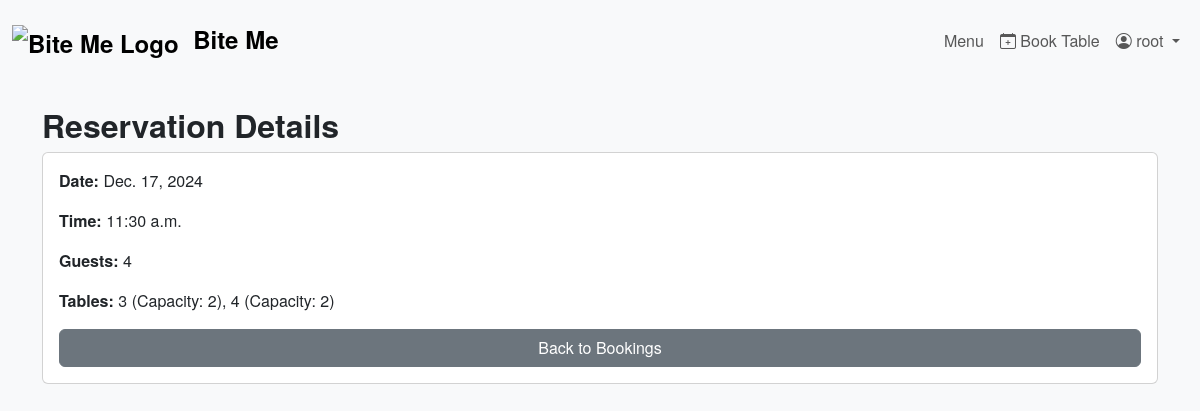
The app's page /booking/2/ (signed in) with its own data.
### booking/models.py (models this page shows, shortened)
class Reservation(models.Model):
    user = models.ForeignKey(User, on_delete=models.CASCADE, related_name='reservations')
    date = models.DateField()
    time = models.TimeField()
    guests = models.IntegerField()
    tables = models.ManyToManyField(Table, related_name='reservations', blank=True)
    created_at = models.DateTimeField(default=timezone.now)
    canceled = models.BooleanField(default=False)

class Table(models.Model):
    number = models.CharField(max_length=5, unique=True)
    capacity = models.IntegerField()

### booking/views.py (the view)
# urls.py: path('booking/<int:pk>/', booking_detail_view, name='booking_detail'),
@login_required
def booking_detail_view(request, pk):
    reservation = get_object_or_404(Reservation, pk=pk, user=request.user)
    return render(request, 'booking/booking_detail.html', {'reservation': reservation})

### booking/templates/booking/booking_detail.html
{% extends 'booking/base.html' %}
{% block content %}
<h2>Reservation Details</h2>
<div class="card p-3">
    <p><strong>Date:</strong> {{ reservation.date }}</p>
    <p><strong>Time:</strong> {{ reservation.time }}</p>
    <p><strong>Guests:</strong> {{ reservation.guests }}</p>
    <p><strong>Tables:</strong>
        {% for table in reservation.tables.all %}
            {{ table.number }} (Capacity: {{ table.capacity }}){% if not forloop.last %}, {% endif %}
        {% endfor %}
    </p>
    <a href="{% url 'my_bookings' %}" class="btn btn-secondary">Back to Bookings</a>
</div>
{% endblock %}

### booking/templates/booking/base.html (shortened to what this page needs)
{% load static %}
<!DOCTYPE html>
<html lang="en">
<head>
    <link rel="stylesheet" href="https://cdn.jsdelivr.net/npm/bootstrap@5.3.0/dist/css/bootstrap.min.css">
    <link rel="stylesheet" href="{% static 'css/style.css' %}">
    <link rel="stylesheet" href="https://cdn.jsdelivr.net/npm/bootstrap-icons@1.11.3/font/bootstrap-icons.min.css">
</head>
<body>
<nav class="navbar navbar-expand-lg navbar-light bg-light py-3">
    <div class="container-fluid">
        <a class="navbar-brand fs-4 fw-bold" href="{% url 'index' %}">
            <img src="{% static 'img/logo.png' %}" alt="Bite Me Logo" height="40" class="me-2">
            Bite Me
        </a>
        <div class="collapse navbar-collapse justify-content-end" id="navbarNav">
            <ul class="navbar-nav align-items-center">
                <li class="nav-item"><a class="nav-link" href="{% url 'menu' %}">Menu</a></li>
                {% if user.is_authenticated %}
                    <li class="nav-item"><a class="nav-link" href="{% url 'book' %}">
                        <i class="bi bi-calendar-plus"></i> Book Table
                    </a></li>
                    <li class="nav-item dropdown">
                        <a class="nav-link dropdown-toggle" href="#" id="navbarDropdown" role="button"
                           data-bs-toggle="dropdown" aria-expanded="false">
                            <i class="bi bi-person-circle"></i> {{ user.username }}
                        </a>
                    </li>
                {% else %}
                    <li class="nav-item"><a class="nav-link" href="{% url 'register' %}">Register</a></li>
                    <li class="nav-item"><a class="nav-link btn btn-primary text-white px-3 ms-2" href="{% url 'login' %}">Login</a></li>
                {% endif %}
            </ul>
        </div>
    </div>
</nav>
<div class="container mt-4">
    {% block content %}{% endblock %}
</div>
</body>
</html>

### booking/static/css/style.css (style rules this page uses)
body { font-family: 'Helvetica Neue', Helvetica, Arial, sans-serif; background-color: #f8f9fa; }
h2, h3, h4, h5, h6 { font-weight: 600; }
.navbar-brand img { margin-right: 10px; }
.card { transition: transform 0.2s ease-in-out; }

### records on screen
Reservation: date "Dec. 17, 2024", time "11:30 a.m.", guests "4"
Table: number "3", capacity "2"
Table: number "4", capacity "2"

### other values on screen
{{ user.username }} "root"
